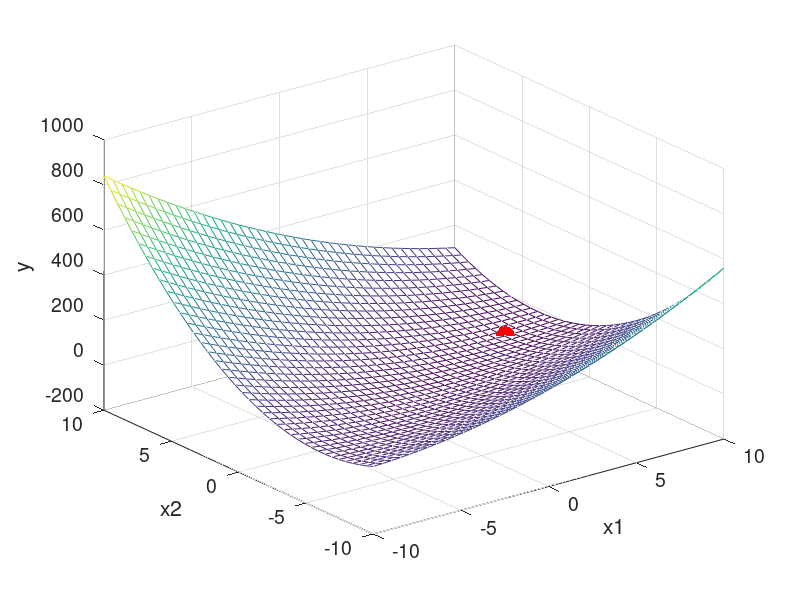
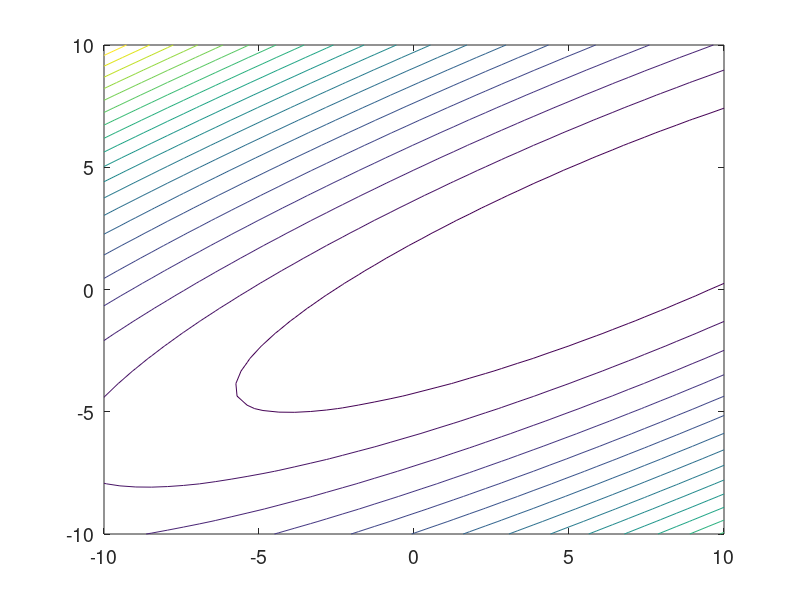

Write the MATLAB code that produced these figures, in order.
addpath('../code')

set(0, 'defaultaxesfontsize', 14) 
set(0, 'defaulttextfontsize', 14)


% целевая функция
global C = [3 3 1 -7 -7]
global fu = @(x) C(1)*x(1)^2 - C(2)*x(1)*x(2) + C(3)*x(2)^2 - C(4)*x(1) + C(5)*x(2)
% область определения
X1 = X2 = linspace(-10, 10, 40)';
[XX1, XX2] = meshgrid(X1, X2);

% значения
YY = [];
for i = 1:length(X1)
    Y = [];
    for j = 1:length(X2)
        Y = [Y, fu([X1(i) X2(j)])];
    end
    YY = [YY; Y];
end

% вывод графика
mesh(XX1, XX2, YY);
hold on
xlabel("x1");
ylabel("x2");
zlabel("y");


% начальное приближение
x0 = [1, -2];
%[xmin, ymin] = fminunc(f, x0)

function [f, g] = fwithgrad(x)
    global C;
    global fu;
    f = fu(x);

    if nargout > 1
        % градиент функции
        g = [6*x(1) - 3*x(2) + 7;
            -3*x(1) + 2*x(2) - 7];
    end
end
options = optimset('GradObj', 'on');
[xmin, ymin] = fminunc(@fwithgrad, x0, options);

plot3(xmin(2), xmin(1), ymin, 'r.', 'MarkerSize', 40);

figure

contour(XX1, XX2, YY, 20)

pause
